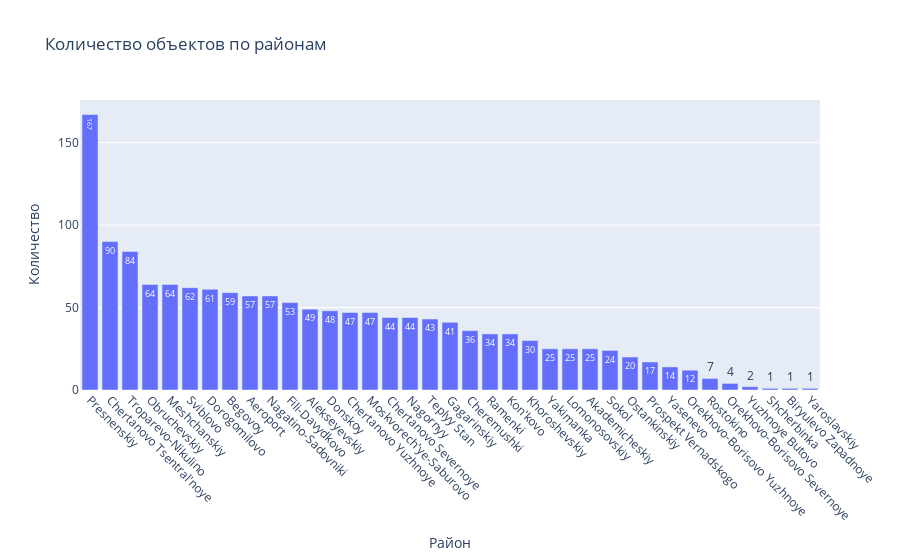

The code cell stored with this chart in its notebook:
### Code cell
url = 'https://docs.google.com/spreadsheets/d/1aluUGsXaL2oHFfbnChFkuIWrjjmJFmqKWT9YWF3tTYA/edit?usp=sharing'
url.split('/')
id = url.split('/')[5]
geo_loc = pd.read_csv(f'https://docs.google.com/spreadsheets/d/{id}/export?format=csv')
fig_7 = px.bar(geo_loc.groupby('district').count().reset_index().sort_values(by='id', ascending=False),
                y='id',
                x='district',
                text='id',
                title='Количество объектов по районам',
                labels={'district':'Район', 'id':'Количество'}
               )
fig_7.update_xaxes(tickangle=45)
fig_7.show()

### Figure 1 — Plotly figure (JSON) as saved in the notebook; plotly's stock layout.template omitted (floating-point values rounded to 4 significant figures)
{"data": [{"alignmentgroup": "True", "hovertemplate": "Район=%{x}<br>Количество=%{text}<extra></extra>", "legendgroup": "", "marker": {"color": "#636efa", "pattern": {"shape": ""}}, "name": "", "offsetgroup": "", "orientation": "v", "showlegend": false, "text": [167, 90, 84, 64, 64, 62, 61, 59, 57, 57, 53, 49, 48, 47, 47, 44, 44, 43, 41, 36, 34, 34, 30, 25, 25, 25, 24, 20, 17, 14, 12, 7, 4, 2, 1, 1, 1], "textposition": "auto", "type": "bar", "x": ["Presnenskiy", "Chertanovo Tsentral'noye", "Troparevo-Nikulino", "Obruchevskiy", "Meshchanskiy", "Sviblovo", "Dorogomilovo", "Begovoy", "Aeroport", "Nagatino-Sadovniki", "Fili-Davydkovo", "Alekseyevskiy", "Donskoy", "Chertanovo Yuzhnoye", "Moskvorech'ye-Saburovo", "Chertanovo Severnoye", "Nagornyy", "Teplyy Stan", "Gagarinskiy", "Cheremushki", "Ramenki", "Kon'kovo", "Khoroshevskiy", "Yakimanka", "Lomonosovskiy", "Akademicheskiy", "Sokol", "Ostankinskiy", "Prospekt Vernadskogo", "Yasenevo", "Orekhovo-Borisovo Yuzhnoye", "Rostokino", "Orekhovo-Borisovo Severnoye", "Yuzhnoye Butovo", "Shcherbinka", "Biryulevo Zapadnoye", "Yaroslavskiy"], "xaxis": "x", "y": [167, 90, 84, 64, 64, 62, 61, 59, 57, 57, 53, 49, 48, 47, 47, 44, 44, 43, 41, 36, 34, 34, 30, 25, 25, 25, 24, 20, 17, 14, 12, 7, 4, 2, 1, 1, 1], "yaxis": "y"}], "layout": {"barmode": "relative", "legend": {"tracegroupgap": 0}, "title": {"text": "Количество объектов по районам"}, "xaxis": {"anchor": "y", "domain": [0, 1], "tickangle": 45, "title": {"text": "Район"}}, "yaxis": {"anchor": "x", "domain": [0, 1], "title": {"text": "Количество"}}}}
